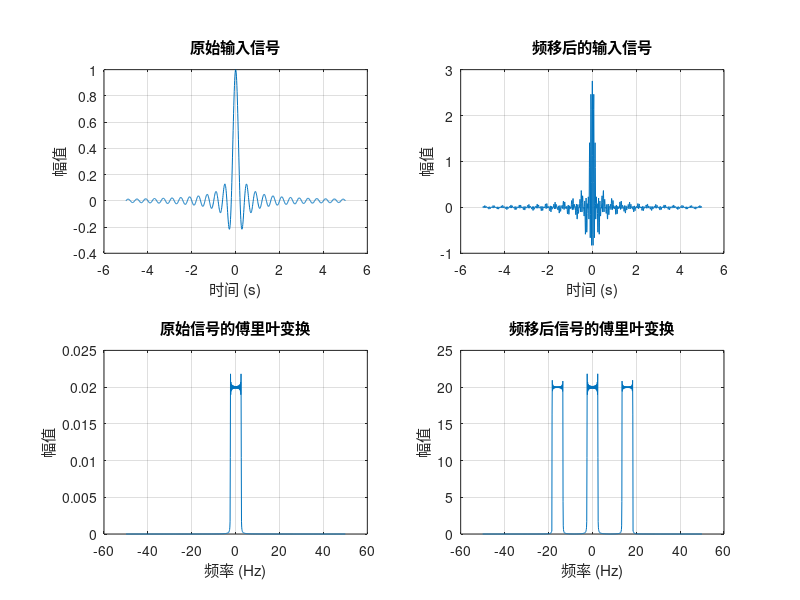
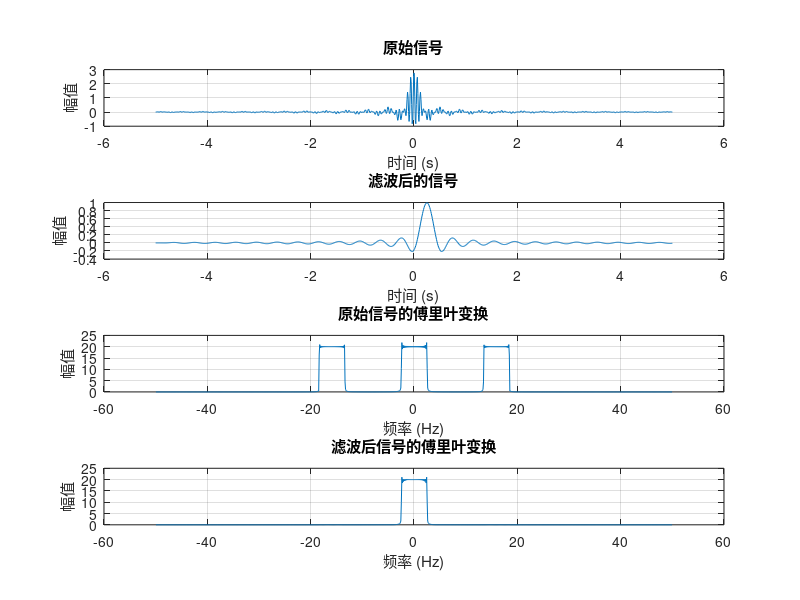
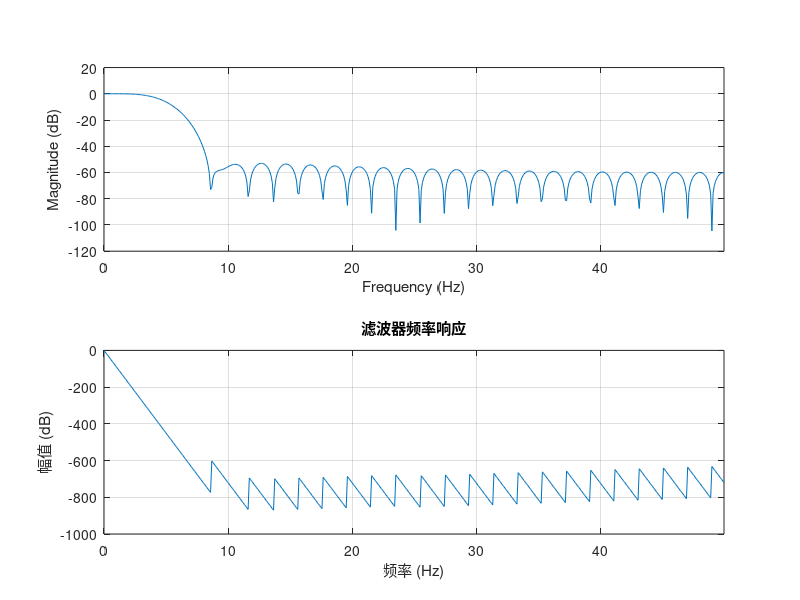
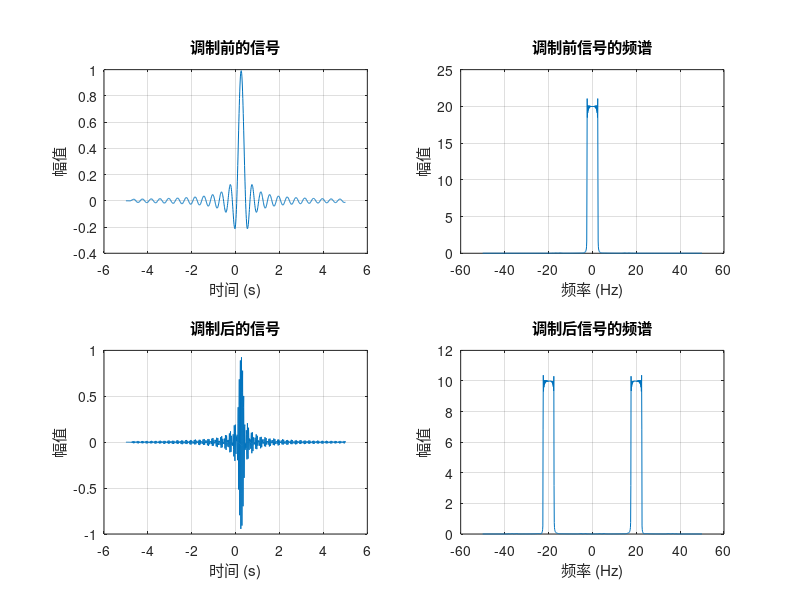

Source code (MATLAB) for these figures, in order: (Note: this script raises an error after producing the figures.)
%% 清除工作区和命令窗口
clear; clc;

%% 定义输入信号
t = linspace(-5, 5, 1000);
x = sinc(5 * t);
x_trans = sinc(5 * t) + exp(-100i * t) .* sinc(5 * t) + exp(100i * t) .* sinc(5 * t);
N = length(x_trans);

%% 对信号进行傅里叶变换
X = fftshift(fft(x_trans));

%% 绘制输入信号和傅里叶变换结果
fig1 = figure;
set(fig1, 'Name', '输入信号和傅里叶变换', 'Position', [100, 100, 1000, 800]);

subplot(2, 2, 1);
plot(t, x);
title('原始输入信号');
xlabel('时间 (s)');
ylabel('幅值');
grid on;

subplot(2, 2, 2);
plot(t, real(x_trans));
title('频移后的输入信号');
xlabel('时间 (s)');
ylabel('幅值');
grid on;

fs = 1 / (t(2) - t(1));
f = linspace(-fs/2, fs/2, N);

subplot(2, 2, 3);
XX = fftshift(fft(x)) / N;
plot(f, abs(XX));
title('原始信号的傅里叶变换');
xlabel('频率 (Hz)');
ylabel('幅值');
grid on;

subplot(2, 2, 4);
plot(f, abs(X));
title('频移后信号的傅里叶变换');
xlabel('频率 (Hz)');
ylabel('幅值');
grid on;

%% 设计并应用低通滤波器
fc = 5;
order = 50;
b = fir1(order, fc / (fs / 2));
y = filter(b, 1, x_trans);
Y = fftshift(fft(y));

%% 绘制输入输出信号及其傅里叶变换结果
fig2 = figure;
set(fig2, 'Name', '输入输出信号及其傅里叶变换', 'Position', [100, 100, 1000, 800]);

subplot(4, 1, 1);
plot(t, real(x_trans));
title('原始信号');
xlabel('时间 (s)');
ylabel('幅值');
grid on;

subplot(4, 1, 2);
plot(t, real(y));
title('滤波后的信号');
xlabel('时间 (s)');
ylabel('幅值');
grid on;

subplot(4, 1, 3);
plot(f, abs(X));
title('原始信号的傅里叶变换');
xlabel('频率 (Hz)');
ylabel('幅值');
grid on;

subplot(4, 1, 4);
plot(f, abs(Y));
title('滤波后信号的傅里叶变换');
xlabel('频率 (Hz)');
ylabel('幅值');
grid on;

%% 绘制滤波器的频率响应
fig3 = figure;
set(fig3, 'Name', '滤波器的频率响应', 'Position', [100, 100, 800, 600]);
freqz(b, 1, 512, fs);
title('滤波器频率响应');
xlabel('频率 (Hz)');
ylabel('幅值 (dB)');
grid on;

%% 调制和解调过程
fc = 20000;
c = sin(2 * pi * fc * t);
m = real(y) .* c;

fig4 = figure;
set(fig4, 'Name', '信号调制过程', 'Position', [100, 100, 1000, 800]);

subplot(2, 2, 1);
plot(t, real(y));
title('调制前的信号');
xlabel('时间 (s)');
ylabel('幅值');
grid on;

subplot(2, 2, 2);
Y_mod = fftshift(fft(real(y)));
plot(f, abs(Y_mod));
title('调制前信号的频谱');
xlabel('频率 (Hz)');
ylabel('幅值');
grid on;

subplot(2, 2, 3);
plot(t, m);
title('调制后的信号');
xlabel('时间 (s)');
ylabel('幅值');
grid on;

subplot(2, 2, 4);
M = fftshift(fft(m));
plot(f, abs(M));
title('调制后信号的频谱');
xlabel('频率 (Hz)');
ylabel('幅值');
grid on;

% 解调
y_demod = m .* sin(2 * pi * fc * t);
baseband_sig = y_demod .* sin(2 * pi * fc * t);
envelope = abs(hilbert(baseband_sig));

% 滤波
[b_filt, a_filt] = butter(6, 0.5, 'low');
z = filter(b_filt, a_filt, y_demod);

% 绘制解调解调前后的信号和频谱
fig5 = figure;
set(fig5, 'Name', '信号解调过程', 'Position', [100, 100, 1000, 800]);

subplot(3, 2, 1);
plot(t, m);
title('解调前的信号');
xlabel('时间 (s)');
ylabel('幅值');
grid on;

subplot(3, 2, 3);
plot(f, abs(M));
title('解调前信号的频谱');
xlabel('频率 (Hz)');
ylabel('幅值');
grid on;

subplot(3, 2, 2);
plot(t, real(y_demod));
title('解调后的信号');
xlabel('时间 (s)');
ylabel('幅值');
grid on;

subplot(3, 2, 4);
Y_demod = fftshift(fft(y_demod));
plot(f, abs(Y_demod));
title('解调后信号的频谱');
xlabel('频率 (Hz)');
ylabel('幅值');
grid on;

subplot(3, 2, 5);
Z = fftshift(fft(z));
plot(f, abs(Z));
title('滤波后信号的频谱');
xlabel('频率 (Hz)');
ylabel('幅值');
grid on;

%% 拉普拉斯变换 (修改部分)
syms s t_real;
% 显式定义符号化的 sinc 函数
sinc_sym = sin(5*pi*t_real) / (5*pi*t_real); 
laplace_x = laplace(sinc_sym, t_real, s);

fig6 = figure;
set(fig6, 'Name', '拉普拉斯变换', 'Position', [100, 100, 800, 600]);
ezplot(abs(laplace_x), [0, 100]); 
title('拉普拉斯变换幅度谱');
xlabel('复频率');
ylabel('幅值');
grid on;

%% 信号采样与 Z 变换
fs_sample = 10;
t_sample = -5 : 1 / fs_sample : 5;
x_sampled = sinc(5 * t_sample);

% 绘制采样信号的时域波形
fig7 = figure;
set(fig7, 'Name', '采样信号', 'Position', [100, 100, 800, 600]);
stem(t_sample, x_sampled, 'MarkerFaceColor', 'auto');
title('采样信号');
xlabel('时间 (s)');
ylabel('幅值');
grid on;

%% 计算 Z 变换并绘制幅度谱
n = -5 * fs_sample : 5 * fs_sample;
x_n = sinc(5 * (n / fs_sample));
N_fft = 1000;
X_z = fftshift(abs(fft(x_n, N_fft)));
w = linspace(0, pi, N_fft);

fig8 = figure;
set(fig8, 'Name', 'Z 变换', 'Position', [100, 100, 800, 600]);
plot(w / pi, X_z);
title('Z 变换幅度谱');
xlabel('归一化频率 (\times \pi)');
ylabel('幅值');
grid on;

%% 信号恢复
t_recovered = linspace(-5, 5, 1000);
x_recovered = interp1(t_sample, x_sampled, t_recovered, 'spline');

fig9 = figure;
set(fig9, 'Name', '信号恢复', 'Position', [100, 100, 800, 600]);
plot(t_recovered, x_recovered);
hold on;
stem(t_sample, x_sampled, 'MarkerFaceColor', 'r');
title('恢复后的信号');
xlabel('时间 (s)');
ylabel('幅值');
legend('恢复后的信号', '采样点', 'Location', 'best');
grid on;
hold off;

%% 希尔伯特变换分析 (移除冲突的 t 定义)
analytic_signal = hilbert(real(y));
amplitude_envelope = abs(analytic_signal);
instantaneous_phase = unwrap(angle(analytic_signal));

fig10 = figure;
set(fig10, 'Name', '希尔伯特变换分析', 'Position', [100, 100, 800, 600]);
subplot(3,1,1);
plot(t, real(y));
title('原始信号');
grid on;
subplot(3,1,2);
plot(t, amplitude_envelope);
title('信号幅度包络');
grid on;
subplot(3,1,3);
plot(t, instantaneous_phase);
title('信号瞬时相位');
grid on;

%% 综合分析
fig11 = figure;
set(fig11, 'Name', '综合分析', 'Position', [100, 100, 1000, 800]);

subplot(3, 1, 1);
plot(t, real(x_trans));
title('原始频移信号');
xlabel('时间 (s)');
ylabel('幅值');
grid on;

subplot(3, 1, 2);
plot(t, real(y));
title('滤波后信号');
xlabel('时间 (s)');
ylabel('幅值');
grid on;

subplot(3, 1, 3);
plot(t_recovered, x_recovered);
title('恢复后的信号');
xlabel('时间 (s)');
ylabel('幅值');
grid on;

%% 保持图形窗口可见
drawnow;